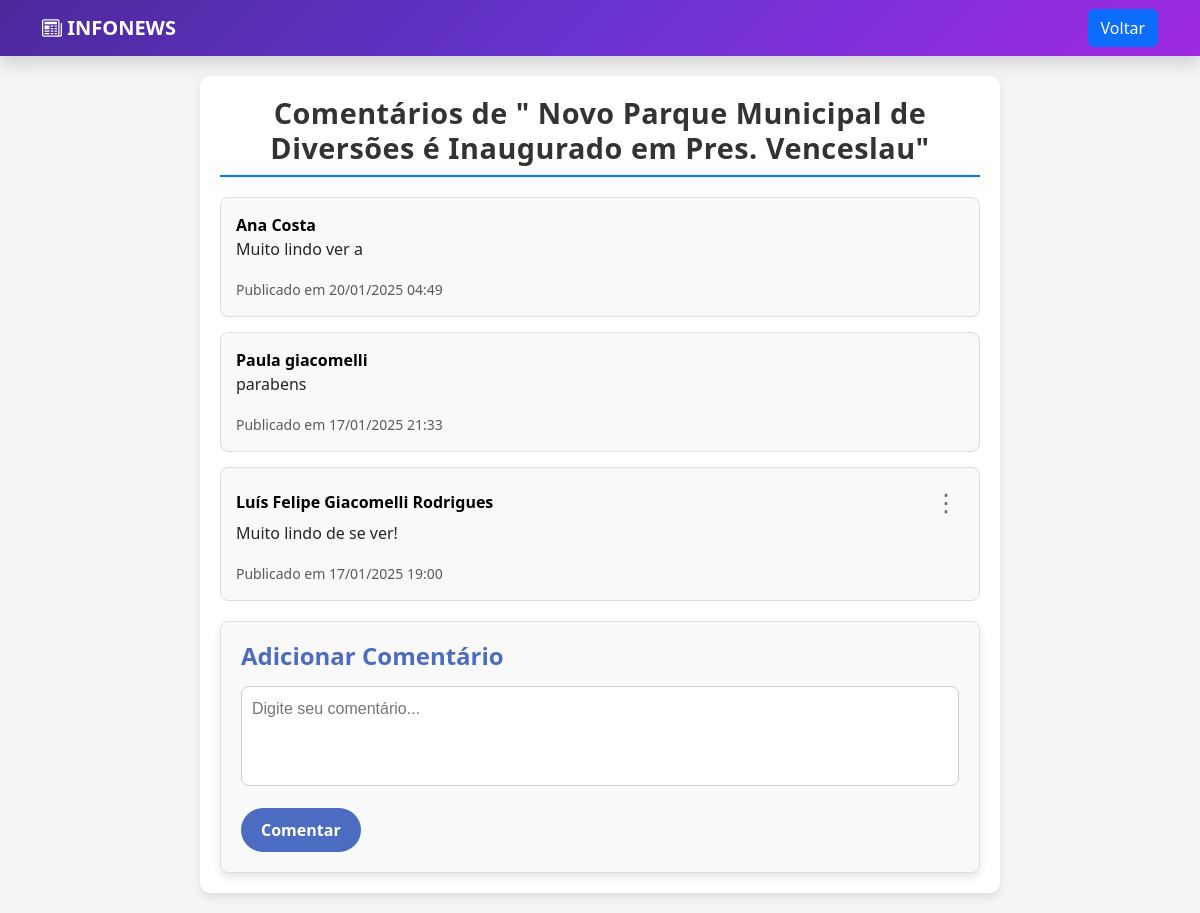
The app's page /comentarios.php?id=9 (signed in) with its own data.
### tables this page shows
CREATE TABLE `noticias` (
  `not_codigo` int(11) NOT NULL,
  `not_titulo` varchar(200) NOT NULL,
  `not_conteudo` text NOT NULL,
  `not_autor_codigo` int(11) NOT NULL,
  `not_publicado_em` timestamp NULL DEFAULT current_timestamp(),
  `created_at` timestamp NOT NULL DEFAULT current_timestamp(),
  `updated_at` timestamp NOT NULL DEFAULT current_timestamp() ON UPDATE current_timestamp(),
  `not_imagem` varchar(300) NOT NULL
);

CREATE TABLE `comentarios` (
  `com_codigo` int(11) NOT NULL,
  `usu_codigo` int(11) NOT NULL,
  `not_codigo` int(11) NOT NULL,
  `com_conteudo` text NOT NULL,
  `com_criadoem` timestamp NOT NULL DEFAULT current_timestamp()
);

CREATE TABLE `usuarios` (
  `usu_codigo` int(11) NOT NULL,
  `usu_nome` varchar(100) NOT NULL,
  `usu_email` varchar(150) NOT NULL,
  `usu_senha` varchar(255) NOT NULL,
  `created_at` timestamp NOT NULL DEFAULT current_timestamp(),
  `updated_at` timestamp NOT NULL DEFAULT current_timestamp() ON UPDATE current_timestamp(),
  `usu_nivel` varchar(50) DEFAULT NULL,
  `usu_foto` varchar(255) DEFAULT NULL,
  `usu_foto_de_fundo` varchar(255) DEFAULT NULL
);

### comentarios.php (the view, shortened to what this page needs)
<?php
$conexao = conexao::getInstance();
$sql = "
    SELECT c.*, u.usu_nome
    FROM comentarios c
    JOIN usuarios u ON c.usu_codigo = u.usu_codigo
    WHERE c.not_codigo = :not_codigo ORDER BY c.com_criadoem DESC
";
$stm = $conexao->prepare($sql);
$stm->bindValue(':not_codigo', $_GET['id']);
$stm->execute();
$comentarios = $stm->fetchAll(PDO::FETCH_OBJ);
$sql = "SELECT * FROM noticias WHERE not_codigo = :not_codigo";
$stm = $conexao->prepare($sql);
$stm->bindValue(':not_codigo', $_GET['id']);
$stm->execute();
$noticia = $stm->fetch(PDO::FETCH_OBJ);
?>
<!DOCTYPE html>
<html lang="pt-br">
<head>
    <link rel="stylesheet" href="https://cdn.jsdelivr.net/npm/bootstrap-icons/font/bootstrap-icons.css">
    <link href="https://cdn.jsdelivr.net/npm/bootstrap@5.3.3/dist/css/bootstrap.min.css" rel="stylesheet">
</head>
<body>
    <?php include 'header.php'; ?>
    <div class="comments-section">
        <h2 class="comments-title">Comentários de "<?= $noticia->not_titulo ?>"</h2>
        <?php foreach ($comentarios as $comentario) : ?>
            <div class="comment-card">
                <div class="comment-header">
                    <?php if ($comentario->usu_codigo == $_SESSION['id']) : ?>
                        <a href="perfil.php" class="link_user"><strong><?= htmlspecialchars($comentario->usu_nome) ?></strong></a>
                    <?php else : ?>
                        <a href="userAccount.php?id=<?= $comentario->usu_codigo ?>" class="link_user"><strong><?= htmlspecialchars($comentario->usu_nome) ?></strong></a>
                    <?php endif; ?>
                    <?php if ($_SESSION['logado099'] && $_SESSION['id'] == $comentario->usu_codigo) : ?>
                        <button class="options-btn" onclick="toggleOptionsMenu(<?= $comentario->com_codigo ?>)">&#x22EE;</button>
                    <?php endif; ?>
                </div>
                <p><?= nl2br(htmlspecialchars($comentario->com_conteudo)) ?></p>
                <small class="text-muted">Publicado em <?= date('d/m/Y H:i', strtotime($comentario->com_criadoem)) ?></small>
            </div>
        <?php endforeach; ?>
        <?php if ($_SESSION['logado099']) : ?>
            <div class="comment-box">
                <h4>Adicionar Comentário</h4>
                <form method="POST" action="actioncomentario.php">
                    <textarea name="conteudo" required placeholder="Digite seu comentário..."></textarea>
                    <button type="submit" class="btn btn-primary mt-3">Comentar</button>
                </form>
            </div>
        <?php endif; ?>
    </div>
</body>
</html>

### comentarios.php (style rules this page uses)
body { background-color: #f5f5f5; font-family: 'Segoe UI', Tahoma, Geneva, Verdana, sans-serif; }
.comments-section { max-width: 800px; margin: 20px auto; background: white; padding: 20px; border-radius: 10px; box-shadow: 0 4px 10px rgba(0, 0, 0, 0.1); }
.comment-card { position: relative; background-color: #f9f9f9; border: 1px solid #ddd; border-radius: 8px; padding: 15px; margin-bottom: 15px; }
.comment-header { display: flex; justify-content: space-between; align-items: center; }
.comment-header strong { font-size: 1rem; }
.comment-header .options-btn { cursor: pointer; font-size: 1.5rem; color: #666; background: none; border: none; }
.comments-title { font-size: 1.8rem; font-weight: bold; color: #333; text-align: center; margin-bottom: 20px; padding-bottom: 10px; border-bottom: 2px solid #007bff; letter-spacing: 0.5px; }
.comment-box { background-color: #f9f9f9; border: 1px solid #ddd; border-radius: 8px; padding: 20px; box-shadow: 0 4px 8px rgba(0, 0, 0, 0.1); margin-top: 20px; }
.comment-box h4 { font-size: 1.5rem; font-weight: bold; color: #4B6CC1; margin-bottom: 15px; }
.comment-box textarea { width: 100%; height: 100px; padding: 10px; border: 1px solid #ccc; border-radius: 8px; resize: none; font-size: 1rem; font-family: 'Arial', sans-serif; background-color: #fff; transition: border-color 0.3s; }
.comment-box button { background-color: #4B6CC1; color: white; font-size: 1rem; font-weight: bold; padding: 10px 20px; border-radius: 50px; border: none; cursor: pointer; transition: background-color 0.3s ease, transform 0.2s ease; }
.link_user { text-decoration: none; color: #000; }

### records on screen
noticias: not_titulo "Novo Parque Municipal de Diversões é Inaugurado em Pres. Venceslau"
comentarios: usu_codigo.usu_nome "Ana Costa", com_conteudo "Muito lindo ver a", com_criadoem "20/01/2025 04:49"
comentarios: usu_codigo.usu_nome "Paula giacomelli", com_conteudo "parabens", com_criadoem "17/01/2025 21:33"
comentarios: usu_codigo.usu_nome "Luís Felipe Giacomelli Rodrigues", com_conteudo "Muito lindo de se ver!", com_criadoem "17/01/2025 19:00"
